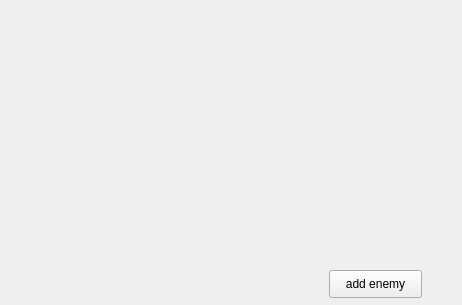
<?xml version="1.0" encoding="UTF-8"?>
<ui version="4.0">
 <class>MainWindow</class>
 <widget class="QMainWindow" name="MainWindow">
  <property name="geometry">
   <rect>
    <x>0</x>
    <y>0</y>
    <width>462</width>
    <height>305</height>
   </rect>
  </property>
  <property name="windowTitle">
   <string>MainWindow</string>
  </property>
  <widget class="QWidget" name="centralWidget">
   <widget class="QWidget" name="widget" native="true">
    <property name="geometry">
     <rect>
      <x>239</x>
      <y>0</y>
      <width>721</width>
      <height>640</height>
     </rect>
    </property>
    <property name="minimumSize">
     <size>
      <width>480</width>
      <height>320</height>
     </size>
    </property>
    <property name="maximumSize">
     <size>
      <width>960</width>
      <height>640</height>
     </size>
    </property>
    <property name="autoFillBackground">
     <bool>false</bool>
    </property>
    <property name="styleSheet">
     <string notr="true"/>
    </property>
    <widget class="QPushButton" name="pushButton">
     <property name="geometry">
      <rect>
       <x>90</x>
       <y>270</y>
       <width>93</width>
       <height>28</height>
      </rect>
     </property>
     <property name="text">
      <string>add enemy</string>
     </property>
    </widget>
   </widget>
  </widget>
 </widget>
 <layoutdefault spacing="6" margin="11"/>
 <resources/>
 <connections/>
</ui>
